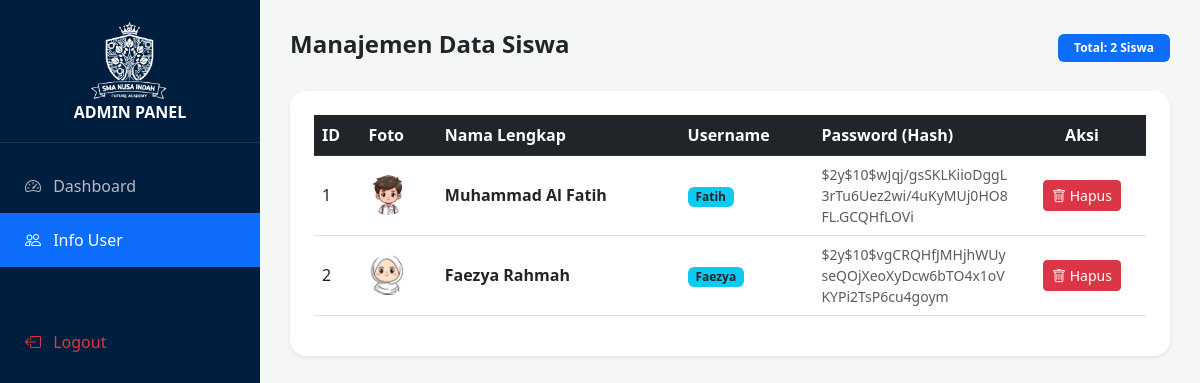
/admin/infoUser.php (signed in), run on the app's committed database.
### tables this page shows
CREATE TABLE `siswa` (
  `id` int(11) NOT NULL,
  `nama` varchar(100) NOT NULL,
  `jenis_kelamin` enum('Laki-laki','Perempuan') DEFAULT NULL,
  `username` varchar(50) NOT NULL,
  `password` varchar(255) NOT NULL,
  `foto` varchar(255) DEFAULT 'default.png'
);

### admin/infoUser.php (the view, shortened to what this page needs)
<?php
include '../config/config.php';
$query = mysqli_query($conn, "SELECT * FROM siswa ORDER BY id ASC");
?>
<!DOCTYPE html>
<html lang="id">
<head>
    <link href="https://cdn.jsdelivr.net/npm/bootstrap@5.3.0/dist/css/bootstrap.min.css" rel="stylesheet">
    <link rel="stylesheet" href="https://cdn.jsdelivr.net/npm/bootstrap-icons@1.11.1/font/bootstrap-icons.css">
</head>
<body>
    <div id="sidebar">
        <div class="sidebar-logo">
            <img src="../assets/img/logo.png" alt="Logo">
            <h6 class="mb-0 fw-bold">ADMIN PANEL</h6>
        </div>
        <ul class="nav flex-column mt-3">
            <li class="nav-item"><a href="dashboard.php" class="nav-link"><i class="bi bi-speedometer2 me-2"></i> Dashboard</a></li>
            <li class="nav-item"><a href="infoUser.php" class="nav-link active"><i class="bi bi-people me-2"></i> Info User</a></li>
            <li class="nav-item mt-5"><a href="logout.php" class="nav-link text-danger"><i class="bi bi-box-arrow-left me-2"></i> Logout</a></li>
        </ul>
    </div>
    <div class="content">
        <div class="d-flex justify-content-between align-items-center mb-4">
            <h4 class="fw-bold">Manajemen Data Siswa</h4>
            <span class="badge bg-primary px-3 py-2">Total: <?= mysqli_num_rows($query); ?> Siswa</span>
        </div>
        <div class="card border-0 shadow-sm p-4 rounded-4">
            <div class="table-responsive">
                <table class="table table-hover align-middle">
                    <thead class="table-dark">
                        <tr>
                            <th>ID</th>
                            <th>Foto</th>
                            <th>Nama Lengkap</th>
                            <th>Username</th>
                            <th>Password (Hash)</th>
                            <th class="text-center">Aksi</th>
                        </tr>
                    </thead>
                    <tbody>
                        <?php while($row = mysqli_fetch_assoc($query)) : ?>
                        <tr>
                            <td><?= $row['id']; ?></td>
                            <td>
                                <img src="../assets/img/<?= $row['foto'] ? $row['foto'] : 'default.png'; ?>" class="rounded-circle" width="40" height="40" style="object-fit: cover;">
                            </td>
                            <td class="fw-bold"><?= $row['nama']; ?></td>
                            <td><span class="badge bg-info text-dark"><?= $row['username']; ?></span></td>
                            <td class="small text-muted text-break" style="max-width: 150px;"><?= $row['password']; ?></td>
                            <td class="text-center">
                                <a href="infoUser.php?hapus=<?= $row['id']; ?>"
                                   class="btn btn-danger btn-sm"
                                   onclick="return confirm('Apakah Anda yakin ingin menghapus siswa <?= $row['nama']; ?>? Seluruh data riwayat absen siswa ini juga akan hilang.')">
                                    <i class="bi bi-trash"></i> Hapus
                                </a>
                            </td>
                        </tr>
                        <?php endwhile; ?>
                    </tbody>
                </table>
            </div>
        </div>
    </div>
</body>
</html>

### admin/infoUser.php (style rules this page uses)
body { background-color: #f4f7f6; }
#sidebar { background: #001f3f; min-height: 100vh; width: 260px; position: fixed; color: white; }
.content { margin-left: 260px; padding: 30px; }
.sidebar-logo { padding: 20px; text-align: center; border-bottom: 1px solid rgba(255,255,255,0.1); }
.sidebar-logo img { width: 80px; }
.nav-link { color: rgba(255,255,255,0.7); padding: 15px 25px; }
.nav-link:hover, .nav-link.active { color: white; background: #0d6efd; }

### data on the page
siswa: id "1", foto (placeholder picture), nama "Muhammad Al Fatih", username "Fatih", password "$2y$10$wJqj/gsSKLKiioDggL3rTu6Uez2wi/4uKyMUj0HO8FL.GCQHfLOVi"
siswa: id "2", foto (picture), nama "Faezya Rahmah", username "Faezya", password "$2y$10$vgCRQHfJMHjhWUyseQOjXeoXyDcw6bTO4x1oVKYPi2TsP6cu4goym"

### other printed values
mysqli_num_rows($query) "2"
